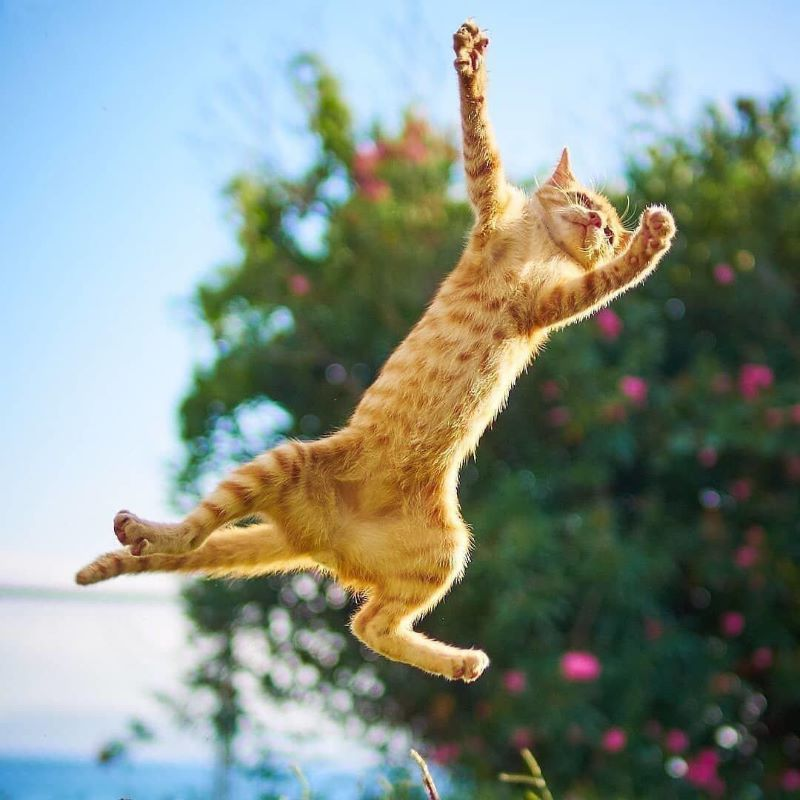
%> input picture Lab3/catik.jpg, 800 x 800 px
$ octave lab.m   (GNU Octave 9; MATLAB toolbox functions it lacks are replaced by stand-ins)
%> lines starting %> are read from the running program, lines starting %| are printed output that depends on the picture
clc;
clear all;

%%%%%%%%%%%%% ex. 1
adr = 'C:\Users\Lenovo\Desktop\ITMO\ЦОИ\Lab3\catik.jpg';
catik = imread(adr);
%> catik is the input picture: size 800x800x3 uint8; mean R, G, B 134.4, 147, 137.9

path = 'C:\Users\Lenovo\Desktop\ITMO\ЦОИ\Lab3';
gr_catik = rgb2gray(catik);
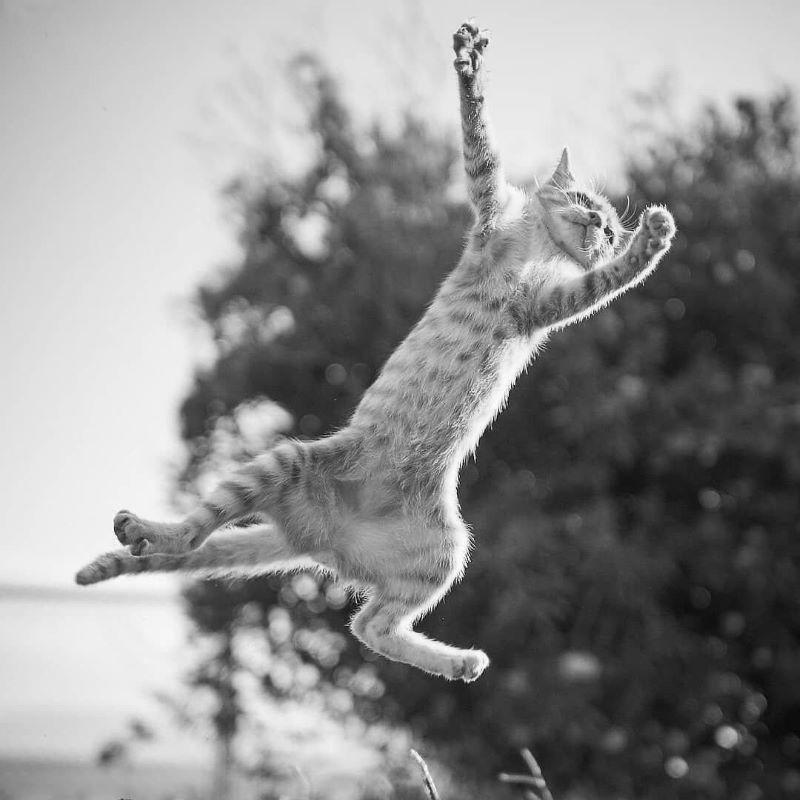
%> gr_catik: size 800x800 uint8; min 4, max 254, mean 142.2
imshow(gr_catik);
title('Исходное полутоновое изображение');
pause;
imwrite(gr_catik, fullfile(path, 'gr_catik.png'));

histogram(gr_catik);
title('Гистограмма изображения');
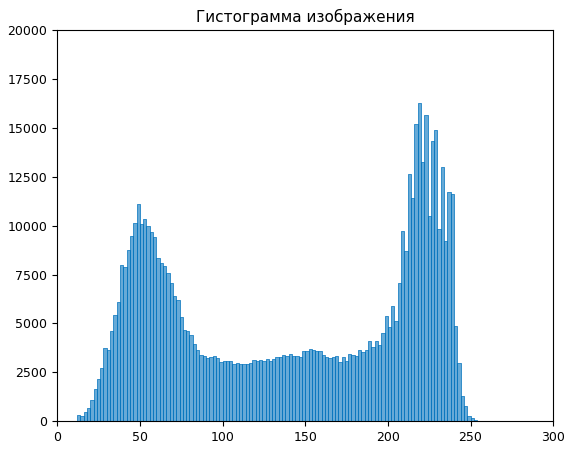
%> figure redrawn from the program's plot data; tallest bar 16273 high, from x = 218 to 220
pause;
saveas(gcf, fullfile(path, 'histogram.png'));

%%%%%%%%%%%%%% ex. 2
path = 'C:\Users\Lenovo\Desktop\ITMO\ЦОИ\Lab3\Log\';

log_transformed_catik = log(1 + im2double(gr_catik));
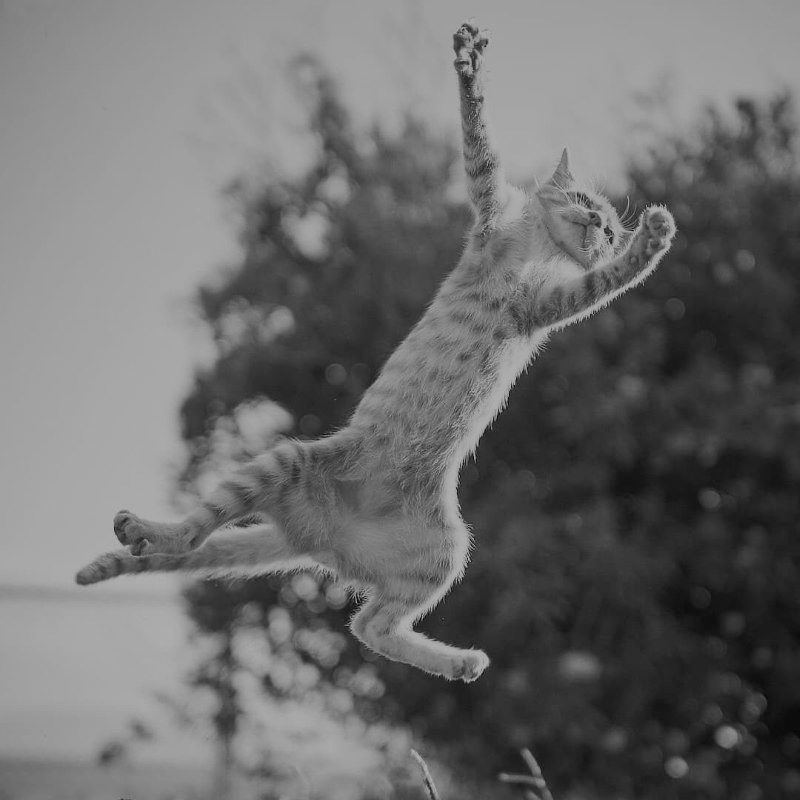
%> log_transformed_catik: size 800x800 double; min 0.0156, max 0.691, mean 0.425
imshow(log_transformed_catik);
title('Логарифмическое преобразование');
pause;
imwrite(log_transformed_catik, fullfile(path, 'log_transformed_catik.png'));

histogram(log_transformed_catik);
title('Гистограмма после логарифмического преобразования');
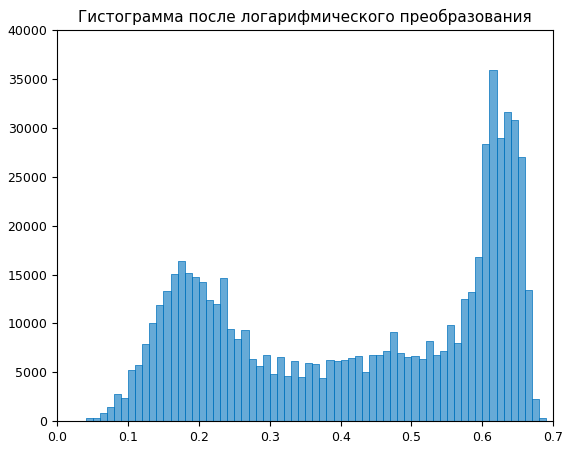
%> figure redrawn from the program's plot data; tallest bar 35928 high, from x = 0.61 to 0.62
pause;
saveas(gcf, fullfile(path, 'log_histogram.png'));

%%%%%%%%%%%%% ex. 3
path = 'C:\Users\Lenovo\Desktop\ITMO\ЦОИ\Lab3\Degree\';

gamma_values = [0.1, 0.45, 5];
for i = 1:length(gamma_values)
    gamma = gamma_values(i);
    power_transformed_catik = im2double(gr_catik).^gamma;

    imshow((power_transformed_catik));
    title(['Степенное преобразование (gamma = ', num2str(gamma), ')']);
    pause;
    imwrite((power_transformed_catik), fullfile(path, [ ...
             'power_transformed_catik_', num2str(gamma), '.png']));

    histogram((power_transformed_catik));
    title(['Гистограмма после степенного преобразования (gamma = ', ...
           num2str(gamma), ')']);
    pause;
    saveas(gcf, fullfile(path, ['power_histogram_', num2str(gamma), '.png']));
end
%> this loop made 3 passes
%> pass 1, `power_transformed_catik = im2double(gr_catik).^gamma;`:
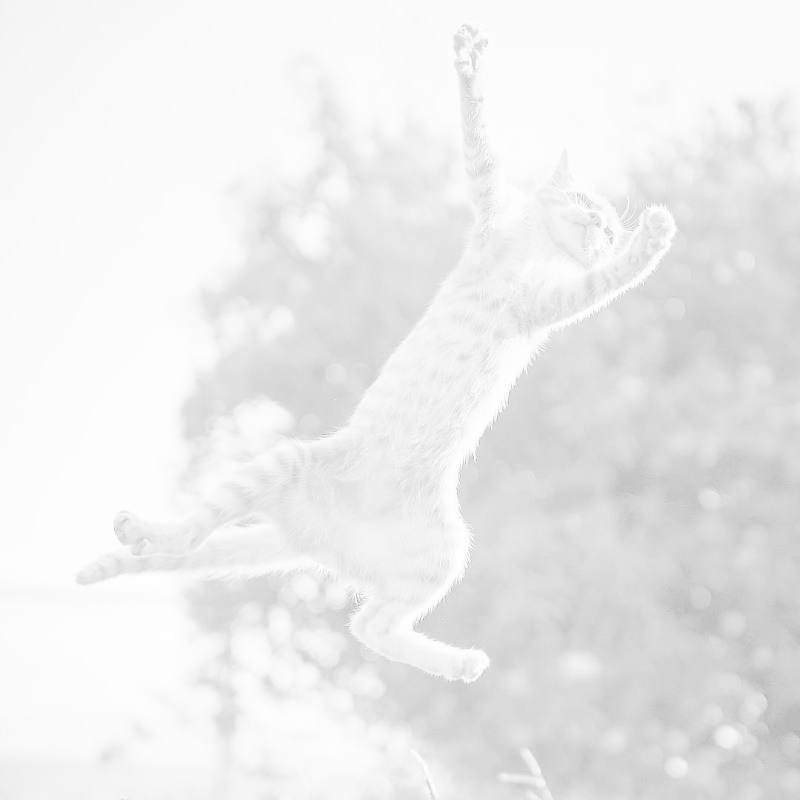
%> power_transformed_catik: size 800x800 double; min 0.66, max 1, mean 0.928
%> pass 1, `title(['Гистограмма после степенного преобразования (gamma = ', num2st..`:
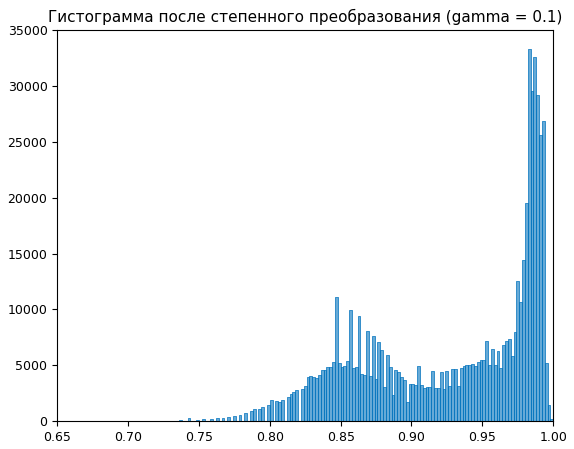
%> figure redrawn from the program's plot data; tallest bar 33285 high, from x = 0.982 to 0.984
%> pass 2, `title(['Гистограмма после степенного преобразования (gamma = ', num2st..`:
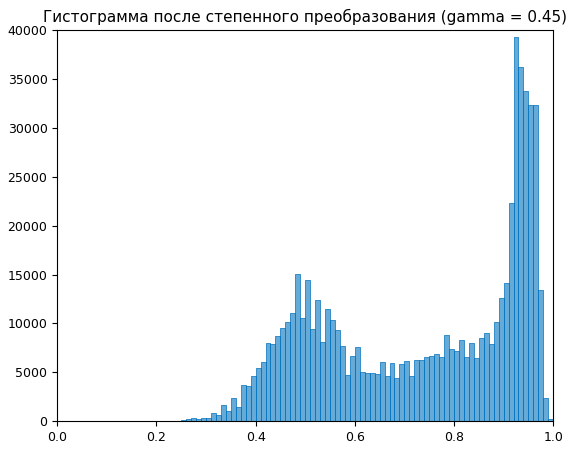
%> figure redrawn from the program's plot data; tallest bar 39248 high, from x = 0.92 to 0.93

%%%%%%%%%%%%% ex. 4
path = 'C:\Users\Lenovo\Desktop\ITMO\ЦОИ\Lab3\Line_Contrast\';

%%% variant 15
points = [0, 0; 50, 50; 50, 170; 120, 170; 120, 120; 255, 255];
x = points(:, 1);
y = points(:, 2);

[h, w] = size(gr_catik);
%> h = 800; w = 800
transformed_catik = zeros(h, w);

%> (the run ends here)
